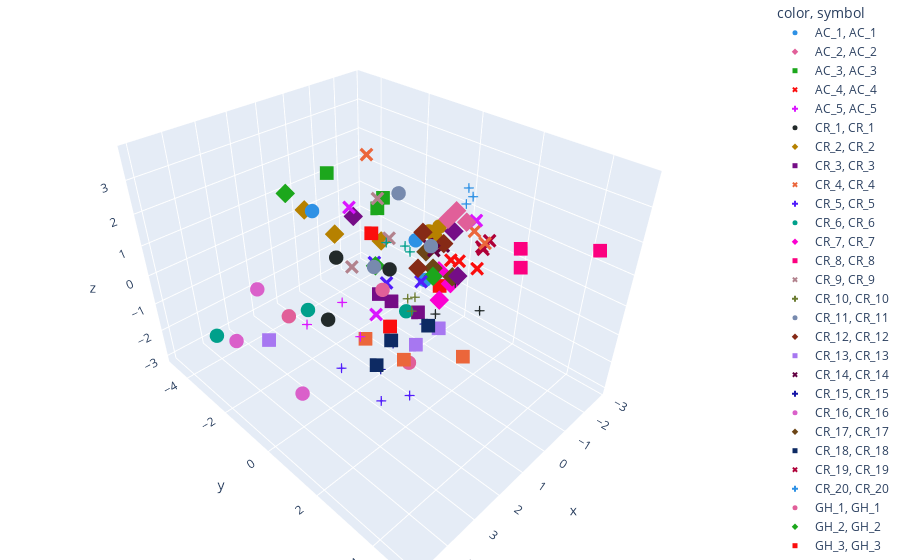

Notebook source saved alongside this figure:
### Code cell
fig = px.scatter_3d(pca3d_df_NoduleCol_comb, 
                    x=pca3d_df_NoduleCol_comb.iloc[:,1], 
                    y=pca3d_df_NoduleCol_comb.iloc[:,2], 
                    z=pca3d_df_NoduleCol_comb.iloc[:,3], 
                    color=pca3d_df_NoduleCol_comb.iloc[:,0],
                    color_discrete_sequence=px.colors.qualitative.Dark24,
                    symbol = pca3d_df_NoduleCol_comb.iloc[:,0])
fig.update_traces(marker_size = 5)
fig.update_layout(margin=dict(l=0, r=0, b=0, t=0))
fig.show()

#if save_plots == True:
#    fig.write_html(filepath)

### Figure 1 — Plotly figure (JSON) as saved in the notebook; plotly's stock layout.template omitted (floating-point values rounded to 4 significant figures)
{"data": [{"hovertemplate": "color=AC_1<br>symbol=AC_1<br>x=%{x}<br>y=%{y}<br>z=%{z}<extra></extra>", "legendgroup": "AC_1, AC_1", "marker": {"color": "#2E91E5", "size": 5, "symbol": "circle"}, "mode": "markers", "name": "AC_1, AC_1", "scene": "scene", "showlegend": true, "type": "scatter3d", "x": [3.699, -1.794, -1.131], "y": [0.6053, -0.7777, -0.644], "z": [3.742, -1.523, 0.3218]}, {"hovertemplate": "color=AC_2<br>symbol=AC_2<br>x=%{x}<br>y=%{y}<br>z=%{z}<extra></extra>", "legendgroup": "AC_2, AC_2", "marker": {"color": "#E15F99", "size": 5, "symbol": "diamond"}, "mode": "markers", "name": "AC_2, AC_2", "scene": "scene", "showlegend": true, "type": "scatter3d", "x": [-2.103, -1.798, -1.166], "y": [0.4523, 0.2897, 0.5005], "z": [0.9969, 1.435, 1.5]}, {"hovertemplate": "color=AC_3<br>symbol=AC_3<br>x=%{x}<br>y=%{y}<br>z=%{z}<extra></extra>", "legendgroup": "AC_3, AC_3", "marker": {"color": "#1CA71C", "size": 5, "symbol": "square"}, "mode": "markers", "name": "AC_3, AC_3", "scene": "scene", "showlegend": true, "type": "scatter3d", "x": [0.01175, -1.065, -0.5609], "y": [-3.229, -2.198, -1.454], "z": [2.024, 0.8177, 1.657]}, {"hovertemplate": "color=AC_4<br>symbol=AC_4<br>x=%{x}<br>y=%{y}<br>z=%{z}<extra></extra>", "legendgroup": "AC_4, AC_4", "marker": {"color": "#FB0D0D", "size": 5, "symbol": "x"}, "mode": "markers", "name": "AC_4, AC_4", "scene": "scene", "showlegend": true, "type": "scatter3d", "x": [-1.691, -1.838, -2.598], "y": [0.6022, 0.1791, 0.6298], "z": [-0.1036, -0.3342, -0.7961]}, {"hovertemplate": "color=AC_5<br>symbol=AC_5<br>x=%{x}<br>y=%{y}<br>z=%{z}<extra></extra>", "legendgroup": "AC_5, AC_5", "marker": {"color": "#DA16FF", "size": 5, "symbol": "cross"}, "mode": "markers", "name": "AC_5, AC_5", "scene": "scene", "showlegend": true, "type": "scatter3d", "x": [3.448, 3.352, 3.898], "y": [1.189, 1.681, 0.3686], "z": [1.439, 0.6359, 0.566]}, {"hovertemplate": "color=CR_1<br>symbol=CR_1<br>x=%{x}<br>y=%{y}<br>z=%{z}<extra></extra>", "legendgroup": "CR_1, CR_1", "marker": {"color": "#222A2A", "size": 5, "symbol": "circle"}, "mode": "markers", "name": "CR_1, CR_1", "scene": "scene", "showlegend": true, "type": "scatter3d", "x": [3.068, 4.807, 1.535], "y": [0.5995, 2.292, 0.8644], "z": [2.24, 2.316, 1.292]}, {"hovertemplate": "color=CR_2<br>symbol=CR_2<br>x=%{x}<br>y=%{y}<br>z=%{z}<extra></extra>", "legendgroup": "CR_2, CR_2", "marker": {"color": "#B68100", "size": 5, "symbol": "diamond"}, "mode": "markers", "name": "CR_2, CR_2", "scene": "scene", "showlegend": true, "type": "scatter3d", "x": [0.6844, -0.5424, 0.7885], "y": [-2.205, -1.506, -3.426], "z": [0.6499, 0.1822, 1.015]}, {"hovertemplate": "color=CR_3<br>symbol=CR_3<br>x=%{x}<br>y=%{y}<br>z=%{z}<extra></extra>", "legendgroup": "CR_3, CR_3", "marker": {"color": "#750D86", "size": 5, "symbol": "square"}, "mode": "markers", "name": "CR_3, CR_3", "scene": "scene", "showlegend": true, "type": "scatter3d", "x": [-1.598, -1.051, -1.14], "y": [-0.8449, -2.121, -1.621], "z": [-2.764, -2.396, -2.477]}, {"hovertemplate": "color=CR_4<br>symbol=CR_4<br>x=%{x}<br>y=%{y}<br>z=%{z}<extra></extra>", "legendgroup": "CR_4, CR_4", "marker": {"color": "#EB663B", "size": 5, "symbol": "x"}, "mode": "markers", "name": "CR_4, CR_4", "scene": "scene", "showlegend": true, "type": "scatter3d", "x": [-2.505, -2.044, -0.5829], "y": [0.4648, 1.207, -2.139], "z": [0.5185, 0.63, 2.772]}, {"hovertemplate": "color=CR_5<br>symbol=CR_5<br>x=%{x}<br>y=%{y}<br>z=%{z}<extra></extra>", "legendgroup": "CR_5, CR_5", "marker": {"color": "#511CFB", "size": 5, "symbol": "cross"}, "mode": "markers", "name": "CR_5, CR_5", "scene": "scene", "showlegend": true, "type": "scatter3d", "x": [2.329, 3.012, 3.532], "y": [2.397, 2.046, 1.159], "z": [-1.521, -1.477, -0.5945]}, {"hovertemplate": "color=CR_6<br>symbol=CR_6<br>x=%{x}<br>y=%{y}<br>z=%{z}<extra></extra>", "legendgroup": "CR_6, CR_6", "marker": {"color": "#00A08B", "size": 5, "symbol": "circle"}, "mode": "markers", "name": "CR_6, CR_6", "scene": "scene", "showlegend": true, "type": "scatter3d", "x": [-1.019, 4.517, 2.141], "y": [-0.8434, -3.082, -1.856], "z": [-2.399, -1.469, -1.169]}, {"hovertemplate": "color=CR_7<br>symbol=CR_7<br>x=%{x}<br>y=%{y}<br>z=%{z}<extra></extra>", "legendgroup": "CR_7, CR_7", "marker": {"color": "#FB00D1", "size": 5, "symbol": "diamond"}, "mode": "markers", "name": "CR_7, CR_7", "scene": "scene", "showlegend": true, "type": "scatter3d", "x": [-0.4483, -1.312, -1.209], "y": [0.9461, 0.17, 0.7118], "z": [-0.6943, -0.4693, -0.6156]}, {"hovertemplate": "color=CR_8<br>symbol=CR_8<br>x=%{x}<br>y=%{y}<br>z=%{z}<extra></extra>", "legendgroup": "CR_8, CR_8", "marker": {"color": "#FC0080", "size": 5, "symbol": "square"}, "mode": "markers", "name": "CR_8, CR_8", "scene": "scene", "showlegend": true, "type": "scatter3d", "x": [-1.739, -1.584, -1.359], "y": [2.575, 2.749, 4.922], "z": [1.205, 0.7516, 2.386]}, {"hovertemplate": "color=CR_9<br>symbol=CR_9<br>x=%{x}<br>y=%{y}<br>z=%{z}<extra></extra>", "legendgroup": "CR_9, CR_9", "marker": {"color": "#B2828D", "size": 5, "symbol": "x"}, "mode": "markers", "name": "CR_9, CR_9", "scene": "scene", "showlegend": true, "type": "scatter3d", "x": [-0.3869, -0.4383, 1.499], "y": [-1.024, -1.555, -0.5938], "z": [0.5494, 1.639, 0.6483]}, {"hovertemplate": "color=CR_10<br>symbol=CR_10<br>x=%{x}<br>y=%{y}<br>z=%{z}<extra></extra>", "legendgroup": "CR_10, CR_10", "marker": {"color": "#6C7C32", "size": 5, "symbol": "cross"}, "mode": "markers", "name": "CR_10, CR_10", "scene": "scene", "showlegend": true, "type": "scatter3d", "x": [0.02648, -0.2178, -0.2046], "y": [0.3229, -0.06873, 0.2269], "z": [-1.176, -1.061, -0.8423]}, {"hovertemplate": "color=CR_11<br>symbol=CR_11<br>x=%{x}<br>y=%{y}<br>z=%{z}<extra></extra>", "legendgroup": "CR_11, CR_11", "marker": {"color": "#778AAE", "size": 5, "symbol": "circle"}, "mode": "markers", "name": "CR_11, CR_11", "scene": "scene", "showlegend": true, "type": "scatter3d", "x": [1.388, 0.3037, -0.08703], "y": [0.1506, -0.02663, 0.8281], "z": [0.9531, 2.664, 1.245]}, {"hovertemplate": "color=CR_12<br>symbol=CR_12<br>x=%{x}<br>y=%{y}<br>z=%{z}<extra></extra>", "legendgroup": "CR_12, CR_12", "marker": {"color": "#862A16", "size": 5, "symbol": "diamond"}, "mode": "markers", "name": "CR_12, CR_12", "scene": "scene", "showlegend": true, "type": "scatter3d", "x": [-1.296, -1.098, -0.2785], "y": [0.297, -0.3447, 0.235], "z": [0.5516, 0.7449, 0.1549]}, {"hovertemplate": "color=CR_13<br>symbol=CR_13<br>x=%{x}<br>y=%{y}<br>z=%{z}<extra></extra>", "legendgroup": "CR_13, CR_13", "marker": {"color": "#A777F1", "size": 5, "symbol": "square"}, "mode": "markers", "name": "CR_13, CR_13", "scene": "scene", "showlegend": true, "type": "scatter3d", "x": [-0.9645, -0.06096, 3.533], "y": [0.5725, 0.4563, -1.952], "z": [-2.253, -2.438, -1.54]}, {"hovertemplate": "color=CR_14<br>symbol=CR_14<br>x=%{x}<br>y=%{y}<br>z=%{z}<extra></extra>", "legendgroup": "CR_14, CR_14", "marker": {"color": "#620042", "size": 5, "symbol": "x"}, "mode": "markers", "name": "CR_14, CR_14", "scene": "scene", "showlegend": true, "type": "scatter3d", "x": [-1.546, -1.518, -0.9632], "y": [0.08269, -0.5305, 0.2166], "z": [0.2566, 0.08062, 0.4266]}, {"hovertemplate": "color=CR_15<br>symbol=CR_15<br>x=%{x}<br>y=%{y}<br>z=%{z}<extra></extra>", "legendgroup": "CR_15, CR_15", "marker": {"color": "#1616A7", "size": 5, "symbol": "cross"}, "mode": "markers", "name": "CR_15, CR_15", "scene": "scene", "showlegend": true, "type": "scatter3d", "x": [-0.3461, 0.8732, 0.9984], "y": [0.5224, 0.399, 0.01704], "z": [-1.76, -1.86, -3.043]}, {"hovertemplate": "color=CR_16<br>symbol=CR_16<br>x=%{x}<br>y=%{y}<br>z=%{z}<extra></extra>", "legendgroup": "CR_16, CR_16", "marker": {"color": "#DA60CA", "size": 5, "symbol": "circle"}, "mode": "markers", "name": "CR_16, CR_16", "scene": "scene", "showlegend": true, "type": "scatter3d", "x": [4.991, 4.556, 4.949], "y": [-1.194, -0.6041, 1.373], "z": [-0.2429, 1.466, -0.3318]}, {"hovertemplate": "color=CR_17<br>symbol=CR_17<br>x=%{x}<br>y=%{y}<br>z=%{z}<extra></extra>", "legendgroup": "CR_17, CR_17", "marker": {"color": "#6C4516", "size": 5, "symbol": "diamond"}, "mode": "markers", "name": "CR_17, CR_17", "scene": "scene", "showlegend": true, "type": "scatter3d", "x": [-0.8992, -0.9921, -1.047], "y": [-0.02276, 0.2006, 0.8881], "z": [0.3044, -0.2046, -0.2005]}, {"hovertemplate": "color=CR_18<br>symbol=CR_18<br>x=%{x}<br>y=%{y}<br>z=%{z}<extra></extra>", "legendgroup": "CR_18, CR_18", "marker": {"color": "#0D2A63", "size": 5, "symbol": "square"}, "mode": "markers", "name": "CR_18, CR_18", "scene": "scene", "showlegend": true, "type": "scatter3d", "x": [0.6111, 1.615, 1.875], "y": [1.461, 1.027, 0.7247], "z": [-0.7306, -0.9163, -1.843]}, {"hovertemplate": "color=CR_19<br>symbol=CR_19<br>x=%{x}<br>y=%{y}<br>z=%{z}<extra></extra>", "legendgroup": "CR_19, CR_19", "marker": {"color": "#AF0038", "size": 5, "symbol": "x"}, "mode": "markers", "name": "CR_19, CR_19", "scene": "scene", "showlegend": true, "type": "scatter3d", "x": [-2.803, -2.507, -2.505], "y": [0.8372, 0.8389, 0.7877], "z": [0.2209, 0.05135, 0.1105]}, {"hovertemplate": "color=CR_20<br>symbol=CR_20<br>x=%{x}<br>y=%{y}<br>z=%{z}<extra></extra>", "legendgroup": "CR_20, CR_20", "marker": {"color": "#2E91E5", "size": 5, "symbol": "cross"}, "mode": "markers", "name": "CR_20, CR_20", "scene": "scene", "showlegend": true, "type": "scatter3d", "x": [-2.562, -2.46, -2.514], "y": [0.08335, 0.1153, 0.2967], "z": [1.803, 1.327, 1.616]}, {"hovertemplate": "color=GH_1<br>symbol=GH_1<br>x=%{x}<br>y=%{y}<br>z=%{z}<extra></extra>", "legendgroup": "GH_1, GH_1", "marker": {"color": "#E15F99", "size": 5, "symbol": "circle"}, "mode": "markers", "name": "GH_1, GH_1", "scene": "scene", "showlegend": true, "type": "scatter3d", "x": [3.834, 0.7462, 1.259], "y": [-0.4474, -0.1673, 1.379], "z": [0.3313, -0.2882, -1.729]}, {"hovertemplate": "color=GH_2<br>symbol=GH_2<br>x=%{x}<br>y=%{y}<br>z=%{z}<extra></extra>", "legendgroup": "GH_2, GH_2", "marker": {"color": "#1CA71C", "size": 5, "symbol": "diamond"}, "mode": "markers", "name": "GH_2, GH_2", "scene": "scene", "showlegend": true, "type": "scatter3d", "x": [-0.1078, -0.8224, 0.4683], "y": [-1.315, 0.3574, -4.745], "z": [-0.4244, -0.3343, 0.9542]}, {"hovertemplate": "color=GH_3<br>symbol=GH_3<br>x=%{x}<br>y=%{y}<br>z=%{z}<extra></extra>", "legendgroup": "GH_3, GH_3", "marker": {"color": "#FB0D0D", "size": 5, "symbol": "square"}, "mode": "markers", "name": "GH_3, GH_3", "scene": "scene", "showlegend": true, "type": "scatter3d", "x": [-0.4087, -2.103, -0.2231], "y": [-1.795, -0.4097, -0.7921], "z": [0.3839, -1.725, -2.54]}, {"hovertemplate": "color=GH_4<br>symbol=GH_4<br>x=%{x}<br>y=%{y}<br>z=%{z}<extra></extra>", "legendgroup": "GH_4, GH_4", "marker": {"color": "#DA16FF", "size": 5, "symbol": "x"}, "mode": "markers", "name": "GH_4, GH_4", "scene": "scene", "showlegend": true, "type": "scatter3d", "x": [2.289, 0.4353, -2.326], "y": [1.138, -1.818, 0.6275], "z": [0.4058, 1.589, 1.027]}, {"hovertemplate": "color=GH_5<br>symbol=GH_5<br>x=%{x}<br>y=%{y}<br>z=%{z}<extra></extra>", "legendgroup": "GH_5, GH_5", "marker": {"color": "#222A2A", "size": 5, "symbol": "cross"}, "mode": "markers", "name": "GH_5, GH_5", "scene": "scene", "showlegend": true, "type": "scatter3d", "x": [-1.237, 0.03173, -1.464], "y": [0.867, 1.222, 1.665], "z": [-0.5257, -0.7829, -1.243]}, {"hovertemplate": "color=GH_6<br>symbol=GH_6<br>x=%{x}<br>y=%{y}<br>z=%{z}<extra></extra>", "legendgroup": "GH_6, GH_6", "marker": {"color": "#B68100", "size": 5, "symbol": "circle"}, "mode": "markers", "name": "GH_6, GH_6", "scene": "scene", "showlegend": true, "type": "scatter3d", "x": [-1.569, -1.923, -1.99], "y": [-0.5182, -0.416, -0.6125], "z": [0.4986, 0.5607, 0.08253]}, {"hovertemplate": "color=GH_7<br>symbol=GH_7<br>x=%{x}<br>y=%{y}<br>z=%{z}<extra></extra>", "legendgroup": "GH_7, GH_7", "marker": {"color": "#750D86", "size": 5, "symbol": "diamond"}, "mode": "markers", "name": "GH_7, GH_7", "scene": "scene", "showlegend": true, "type": "scatter3d", "x": [-0.6835, -1.908, -0.8738], "y": [-2.874, 0.1611, 1.213], "z": [0.4189, 0.6527, 0.0695]}, {"hovertemplate": "color=GH_8<br>symbol=GH_8<br>x=%{x}<br>y=%{y}<br>z=%{z}<extra></extra>", "legendgroup": "GH_8, GH_8", "marker": {"color": "#EB663B", "size": 5, "symbol": "square"}, "mode": "markers", "name": "GH_8, GH_8", "scene": "scene", "showlegend": true, "type": "scatter3d", "x": [1.33, 0.8193, 1.523], "y": [1.249, 2.863, -0.08167], "z": [-1.653, -0.8469, -1.578]}, {"hovertemplate": "color=GH_9<br>symbol=GH_9<br>x=%{x}<br>y=%{y}<br>z=%{z}<extra></extra>", "legendgroup": "GH_9, GH_9", "marker": {"color": "#511CFB", "size": 5, "symbol": "x"}, "mode": "markers", "name": "GH_9, GH_9", "scene": "scene", "showlegend": true, "type": "scatter3d", "x": [-0.422, -0.1099, -0.2749], "y": [0.2488, -0.8442, -1.53], "z": [-0.3856, -0.8262, -0.4909]}, {"hovertemplate": "color=GH_10<br>symbol=GH_10<br>x=%{x}<br>y=%{y}<br>z=%{z}<extra></extra>", "legendgroup": "GH_10, GH_10", "marker": {"color": "#00A08B", "size": 5, "symbol": "cross"}, "mode": "markers", "name": "GH_10, GH_10", "scene": "scene", "showlegend": true, "type": "scatter3d", "x": [-0.06102, -0.442, -0.2556], "y": [-0.8195, -0.4336, -0.06805], "z": [0.6409, 0.5231, 0.5766]}], "layout": {"legend": {"title": {"text": "color, symbol"}, "tracegroupgap": 0}, "margin": {"b": 0, "l": 0, "r": 0, "t": 0}, "scene": {"domain": {"x": [0, 1], "y": [0, 1]}, "xaxis": {"title": {"text": "x"}}, "yaxis": {"title": {"text": "y"}}, "zaxis": {"title": {"text": "z"}}}}}
